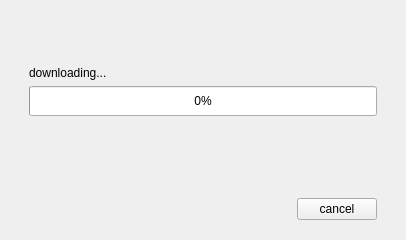
<?xml version="1.0" encoding="UTF-8"?>
<ui version="4.0">
 <class>DUpgradeDialog</class>
 <widget class="QDialog" name="DUpgradeDialog">
  <property name="geometry">
   <rect>
    <x>0</x>
    <y>0</y>
    <width>406</width>
    <height>240</height>
   </rect>
  </property>
  <property name="windowTitle">
   <string>upgrade</string>
  </property>
  <layout class="QVBoxLayout" name="verticalLayout_2">
   <item>
    <widget class="QStackedWidget" name="stackedWidget">
     <property name="currentIndex">
      <number>1</number>
     </property>
     <widget class="QWidget" name="page_home">
      <layout class="QVBoxLayout" name="verticalLayout_4">
       <item>
        <spacer name="verticalSpacer_4">
         <property name="orientation">
          <enum>Qt::Vertical</enum>
         </property>
         <property name="sizeHint" stdset="0">
          <size>
           <width>20</width>
           <height>40</height>
          </size>
         </property>
        </spacer>
       </item>
       <item>
        <widget class="QLabel" name="label_home">
         <property name="minimumSize">
          <size>
           <width>0</width>
           <height>30</height>
          </size>
         </property>
         <property name="font">
          <font>
           <pointsize>14</pointsize>
           <bold>true</bold>
          </font>
         </property>
         <property name="text">
          <string/>
         </property>
         <property name="alignment">
          <set>Qt::AlignCenter</set>
         </property>
        </widget>
       </item>
       <item>
        <spacer name="verticalSpacer_3">
         <property name="orientation">
          <enum>Qt::Vertical</enum>
         </property>
         <property name="sizeHint" stdset="0">
          <size>
           <width>20</width>
           <height>40</height>
          </size>
         </property>
        </spacer>
       </item>
       <item>
        <widget class="QWidget" name="widget_textedit" native="true">
         <layout class="QVBoxLayout" name="verticalLayout_3">
          <item>
           <widget class="QTextEdit" name="textEdit_content">
            <property name="enabled">
             <bool>true</bool>
            </property>
            <property name="readOnly">
             <bool>true</bool>
            </property>
           </widget>
          </item>
         </layout>
        </widget>
       </item>
       <item>
        <widget class="QWidget" name="widget_button" native="true">
         <layout class="QHBoxLayout" name="horizontalLayout_2">
          <property name="topMargin">
           <number>0</number>
          </property>
          <property name="bottomMargin">
           <number>0</number>
          </property>
          <item>
           <spacer name="horizontalSpacer_2">
            <property name="orientation">
             <enum>Qt::Horizontal</enum>
            </property>
            <property name="sizeHint" stdset="0">
             <size>
              <width>268</width>
              <height>20</height>
             </size>
            </property>
           </spacer>
          </item>
          <item>
           <widget class="QPushButton" name="pushButton_download">
            <property name="text">
             <string>download</string>
            </property>
           </widget>
          </item>
         </layout>
        </widget>
       </item>
      </layout>
     </widget>
     <widget class="QWidget" name="page_download">
      <layout class="QVBoxLayout" name="verticalLayout_5">
       <item>
        <widget class="QWidget" name="widget_progressbar" native="true">
         <layout class="QVBoxLayout" name="verticalLayout">
          <item>
           <spacer name="verticalSpacer">
            <property name="orientation">
             <enum>Qt::Vertical</enum>
            </property>
            <property name="sizeHint" stdset="0">
             <size>
              <width>20</width>
              <height>40</height>
             </size>
            </property>
           </spacer>
          </item>
          <item>
           <widget class="QLabel" name="label_downloading">
            <property name="text">
             <string>downloading...</string>
            </property>
           </widget>
          </item>
          <item>
           <widget class="QProgressBar" name="progressBar">
            <property name="minimumSize">
             <size>
              <width>0</width>
              <height>30</height>
             </size>
            </property>
            <property name="maximum">
             <number>1000</number>
            </property>
            <property name="value">
             <number>0</number>
            </property>
            <property name="alignment">
             <set>Qt::AlignCenter</set>
            </property>
           </widget>
          </item>
          <item>
           <widget class="QLabel" name="label_percent">
            <property name="text">
             <string notr="true"/>
            </property>
            <property name="alignment">
             <set>Qt::AlignRight|Qt::AlignTrailing|Qt::AlignVCenter</set>
            </property>
           </widget>
          </item>
          <item>
           <spacer name="verticalSpacer_2">
            <property name="orientation">
             <enum>Qt::Vertical</enum>
            </property>
            <property name="sizeHint" stdset="0">
             <size>
              <width>20</width>
              <height>49</height>
             </size>
            </property>
           </spacer>
          </item>
         </layout>
        </widget>
       </item>
       <item>
        <widget class="QWidget" name="widget_button2" native="true">
         <layout class="QHBoxLayout" name="horizontalLayout">
          <property name="topMargin">
           <number>0</number>
          </property>
          <property name="rightMargin">
           <number>9</number>
          </property>
          <property name="bottomMargin">
           <number>0</number>
          </property>
          <item>
           <spacer name="horizontalSpacer">
            <property name="orientation">
             <enum>Qt::Horizontal</enum>
            </property>
            <property name="sizeHint" stdset="0">
             <size>
              <width>268</width>
              <height>20</height>
             </size>
            </property>
           </spacer>
          </item>
          <item>
           <widget class="QPushButton" name="pushButton_cancel">
            <property name="text">
             <string>cancel</string>
            </property>
           </widget>
          </item>
         </layout>
        </widget>
       </item>
      </layout>
     </widget>
     <widget class="QWidget" name="page_finish">
      <layout class="QVBoxLayout" name="verticalLayout_6">
       <item>
        <spacer name="verticalSpacer_6">
         <property name="orientation">
          <enum>Qt::Vertical</enum>
         </property>
         <property name="sizeHint" stdset="0">
          <size>
           <width>20</width>
           <height>40</height>
          </size>
         </property>
        </spacer>
       </item>
       <item>
        <widget class="QLabel" name="label_finish">
         <property name="font">
          <font>
           <pointsize>14</pointsize>
           <bold>true</bold>
          </font>
         </property>
         <property name="text">
          <string>download finished, upgrade now?</string>
         </property>
         <property name="alignment">
          <set>Qt::AlignCenter</set>
         </property>
        </widget>
       </item>
       <item>
        <spacer name="verticalSpacer_5">
         <property name="orientation">
          <enum>Qt::Vertical</enum>
         </property>
         <property name="sizeHint" stdset="0">
          <size>
           <width>20</width>
           <height>40</height>
          </size>
         </property>
        </spacer>
       </item>
       <item>
        <widget class="QWidget" name="widget_button_2" native="true">
         <layout class="QHBoxLayout" name="horizontalLayout_3">
          <property name="topMargin">
           <number>0</number>
          </property>
          <property name="bottomMargin">
           <number>0</number>
          </property>
          <item>
           <spacer name="horizontalSpacer_3">
            <property name="orientation">
             <enum>Qt::Horizontal</enum>
            </property>
            <property name="sizeHint" stdset="0">
             <size>
              <width>268</width>
              <height>20</height>
             </size>
            </property>
           </spacer>
          </item>
          <item>
           <widget class="QPushButton" name="pushButton_install">
            <property name="text">
             <string>install</string>
            </property>
           </widget>
          </item>
         </layout>
        </widget>
       </item>
      </layout>
     </widget>
    </widget>
   </item>
  </layout>
 </widget>
 <resources/>
 <connections/>
</ui>
